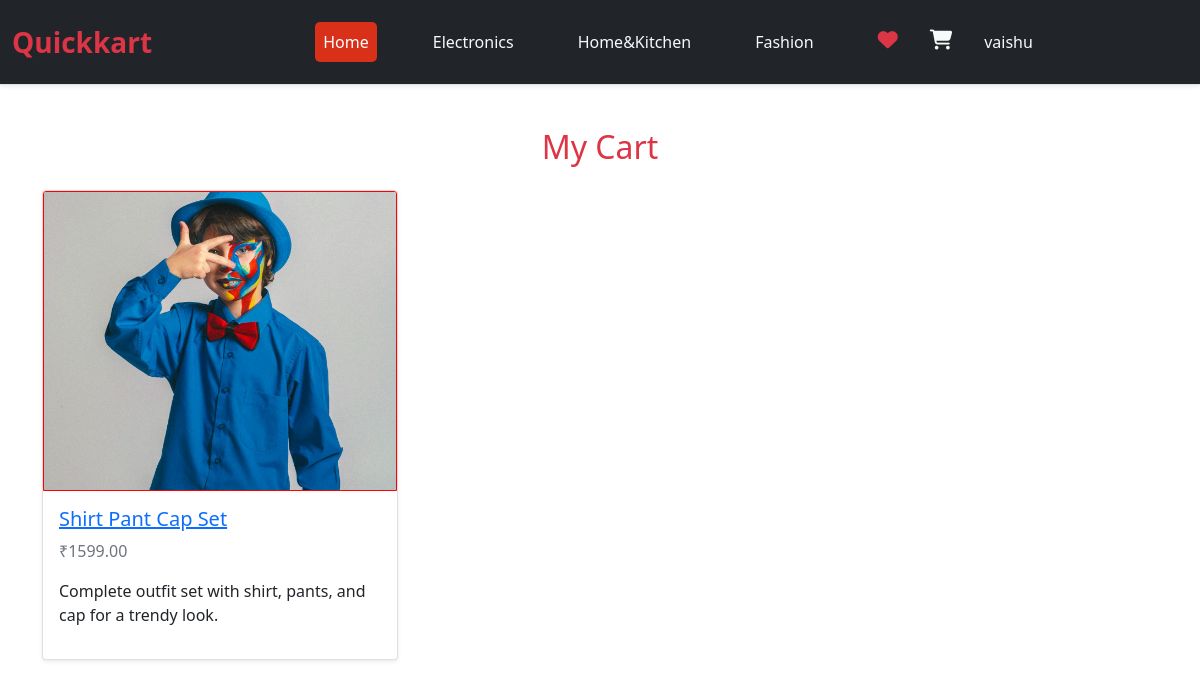
Screenshot of /products/cart/ (signed in) with the database file from the repository.
### products/models.py (models this page shows, shortened)
class Category(models.Model):
    name = models.CharField(max_length=100)
    slug = models.SlugField(unique=True)

class Cart(models.Model):
    user = models.ForeignKey(User,on_delete=models.CASCADE)
    product = models.ForeignKey(Products,on_delete=models.CASCADE)
    quantity = models.PositiveIntegerField(default=1)
    added_at = models.DateTimeField(auto_now=True)
    class Meta :
        unique_together = ('user','product')

class Products(models.Model):
       name = models.CharField(max_length=100)
       slug =models.SlugField(unique=True)
       description =models.TextField()
       price = models.DecimalField(max_digits=10,decimal_places=2)
       image = models.ImageField(upload_to="products/")
       category =models.ForeignKey(Category,on_delete=models.CASCADE,related_name="products",blank=True,null=True)

### products/views.py (the view)
# urls.py: path('cart/',views.cart_view,name="cart"),
@login_required
def cart_view(request):
    cart_items = Cart.objects.filter(user=request.user)
    return render(request, 'cart.html', {'cart_items': cart_items})

### products/context_processors.py (called while the page is built)
def menu_categories(request):
    return {'menu_categories': Category.objects.all()}

### templates/cart.html (shortened to what this page needs)
{% extends "change_nav.html" %}
{% load static %}
{% block content %}
<div class="container mt-5 pt-5">
    <h2 class="mb-2 text-danger text-center">My Cart</h2>
    <div class="row">
        {% if cart_items %}
        {% for cart in cart_items %}
        <div class="col-md-4 mb-5">
            <div class="card h-100 shadow-sm mt-3">
              <a href="{% url 'product_view' cart.product.id %}">
                <img src="{{cart.product.image.url}}" class="card-img-top " alt="{{ cart.product.name }}" style="border: 1px solid red; height:300px; object-fit: cover;">
              </a>
                <div class="card-body">
                    <a href="{% url "product_view" cart.product.id %}">
                        <h5 class="card-title">{{ cart.product.name }}</h5>
                    </a>
                    <p class="card-text text-muted">₹{{ cart.product.price }}</p>
                    <p class="card-text">{{ cart.product.description|truncatechars:100 }}</p>
                  </div>
            </div>
            </div>
  </div>
</div>
         {% endfor %}
        {% else %}
        <p class="text-danger fw-md text-center p-4">Your Cart is Empty.</p>
       {% endif %}
{% endblock %}

### templates/change_nav.html (shortened to what this page needs)
<!DOCTYPE html>
<html lang="en">
<head>
    {% load static %}
    <link rel="stylesheet" href="https://cdnjs.cloudflare.com/ajax/libs/font-awesome/6.5.1/css/all.min.css"/>
   <link href="https://cdn.jsdelivr.net/npm/bootstrap@5.0.2/dist/css/bootstrap.min.css" rel="stylesheet">
    <link rel="stylesheet" href="{% static "css/style.css" %}"/>
</head>
<body>
     <nav class="navbar navbar-expand-lg navbar-light bg-dark text-muted shadow-sm border-bottom py-3 fixed-top" >
      <div class="container-fluid">
      <a class="navbar-brand fw-bold text-danger fs-3" href="#">Quickkart</a>
      <div class="collapse navbar-collapse" id="navbarNav">
            <ul class="navbar-nav mx-auto">
        <li class="nav-item list-unstyled text-dark">
        <a class="nav-link  me-5 text-danger fw-semibold active" id="sm-btn" href="{% url 'home' %}">Home</a>
        </li>
        {% for cat in menu_categories %}
        <li class="nav-item me-5 ">
           <a class="nav-link text-light fw-semibold" id="sm-btn" href="{% url 'category_products' slug=cat.slug %}">
            {{ cat.name }}
          </a>
         </li>
        {% endfor %}
        {% if user.is_authenticated %}
        <li class="nav-item me-3">
        <a class="nav-link text-light fw-semibold fa-lg" href="{% url "wishlist" %}">
            <i class="fas fa-heart text-danger"></i>
        </a>
        </li>
        <li class="nav-item me-3">
           <a class="nav-link text-light fw-semibold fa-lg" href="{% url "cart" %}">
            <i class="fas fa-shopping-cart"></i>
           </a>
        </li>
          <li class="nav-item mx-auto ">
            <a class="nav-link text-light fw-semibold">{{ user.username }}</a>
          </li>
        {% else %}
          <li class="nav-item">
            <a class="nav-link text-light fw-semibold" id="login-btn" href="{% url 'login' %}">Login</a>
          </li>
          <a class="btn text-danger bg-white fw-bold ms-3" id="btn-sign" href="{% url 'signup' %}">Sign up</a>
        {% endif %}
        </ul>
      </div>
     </div>
     </nav>
      <main class="mt-3 pt-3">
     {% block content %}
     {% endblock %}
     </main>
    </body>
    </html>

### static/css/style.css (style rules this page uses)
.nav-link.active { background-color: #d83019; color: white !important; border-radius: 5px; }

### rows the page displays
Category: name "Electronics"
Category: name "Home&Kitchen"
Category: name "Fashion"
Cart: product.image (picture), product.name "Shirt Pant Cap Set", product.price "1599.00", product.description "Complete outfit set with shirt, pants, and cap for a trendy look."

### other values shown
{{ user.username }} "vaishu"
